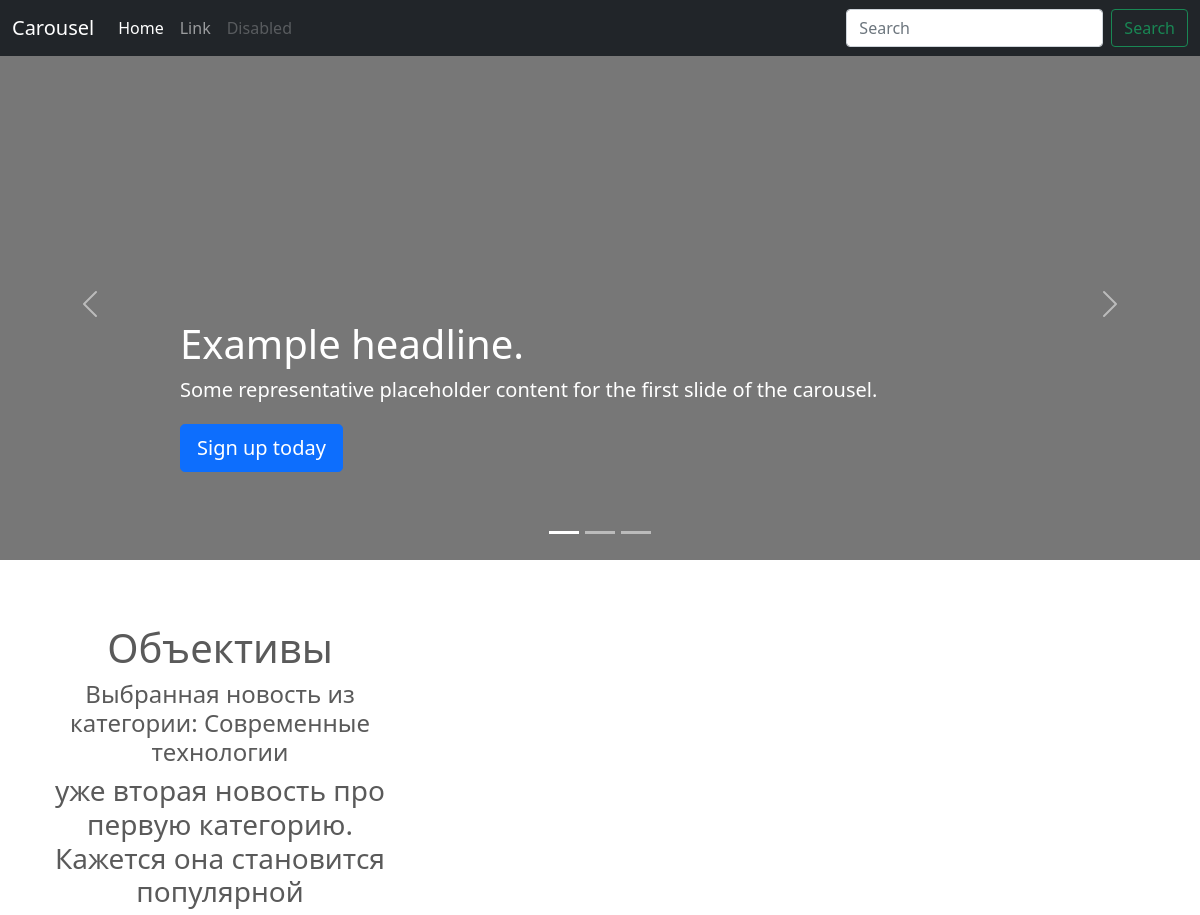
The page /news/news_item/2/ (upper part) on the database as committed earlier.
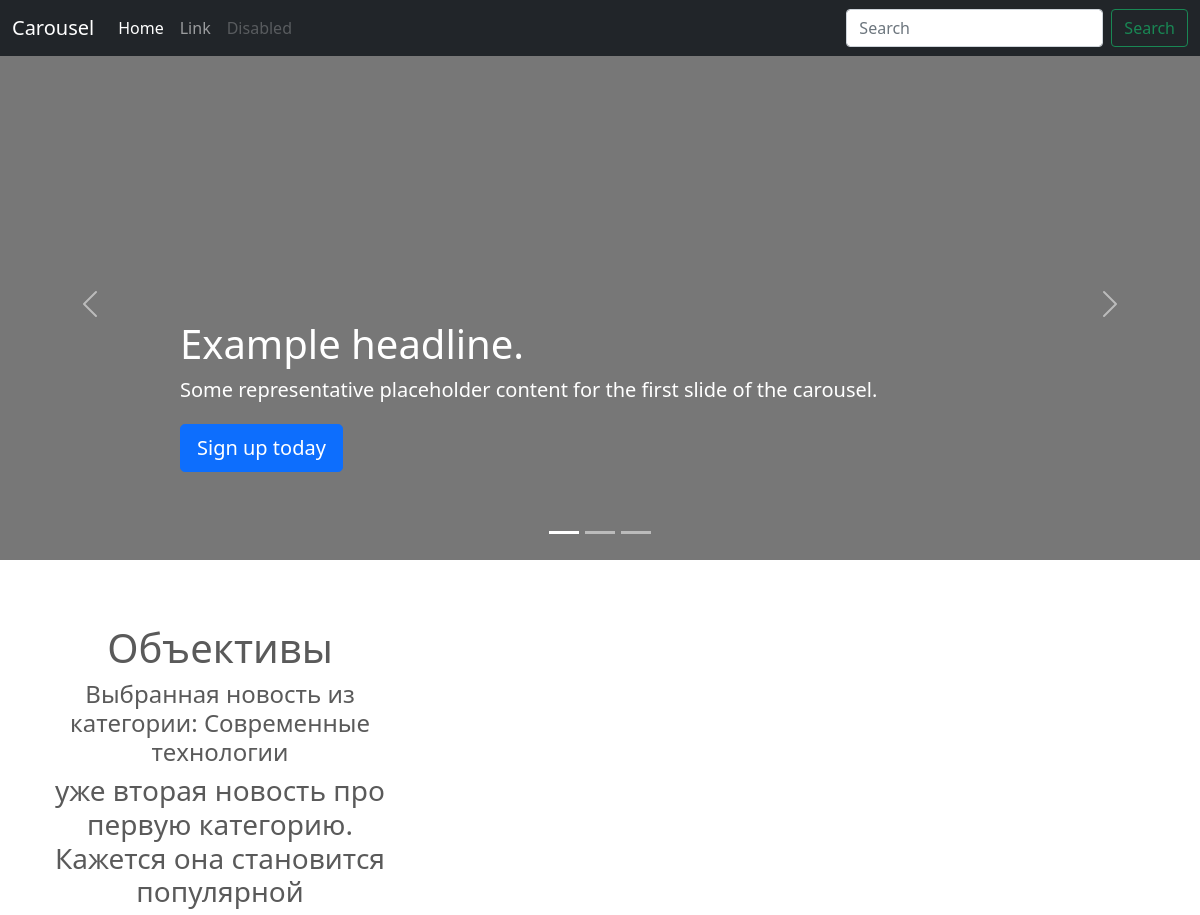
The same page on the database as committed later.
### news/models.py (models this page shows, shortened)
class News (models.Model):
    title = models.CharField(max_length=150, verbose_name='Заголовок')
    category = models.ForeignKey(Category, on_delete=models.CASCADE, verbose_name='Категория новости')
    intro = models.TextField(verbose_name='Введение')
    body = models.TextField(verbose_name='Новость')
    image = models.ImageField(upload_to='news/', verbose_name='Картинка')
    created_at = models.DateTimeField(verbose_name='Дата создания', auto_now_add=True)
    publish_at = models.DateTimeField(verbose_name='Дата публикации')
    is_active = models.BooleanField(default=True)
    class Meta:
        verbose_name = 'новость'
        verbose_name_plural = 'новости'

class Category(models.Model):
    title = models.CharField(max_length=150, verbose_name='Название категории новостей')
    is_active =  models.BooleanField(default=True, verbose_name='Отображать')
    class Meta:
        verbose_name = 'категорию'
        verbose_name_plural = 'категории'

### news/views.py (the view)
# urls.py: path('news_item/<pk>/', news_views.news_item, name='news_item'),
def news_item(request, pk):
    item = News.objects.get(pk=pk)
    context = {
        'item': item,
        'categoris': Category.objects.all()
    }
    return render(request, 'news/news_item.html', context)

### news/templates/news/news_item.html (shortened to what this page needs)
{% load static %}
<!doctype html>
<html lang="en">
<head>
    <link href="{% static 'css/bootstrap.min.css' %}" rel="stylesheet">
    <link href="carousel.css" rel="stylesheet">
</head>
<body>
<header>
    <nav class="navbar navbar-expand-md navbar-dark fixed-top bg-dark">
        <div class="container-fluid">
            <a class="navbar-brand" href="#">Carousel</a>
            <div class="collapse navbar-collapse" id="navbarCollapse">
                <ul class="navbar-nav me-auto mb-2 mb-md-0">
                    <li class="nav-item">
                        <a class="nav-link active" aria-current="page" href="#">Home</a>
                    </li>
                    <li class="nav-item">
                        <a class="nav-link" href="#">Link</a>
                    </li>
                    <li class="nav-item">
                        <a class="nav-link disabled" href="#" tabindex="-1" aria-disabled="true">Disabled</a>
                    </li>
                </ul>
                <form class="d-flex">
                    <input class="form-control me-2" type="search" placeholder="Search" aria-label="Search">
                    <button class="btn btn-outline-success" type="submit">Search</button>
                </form>
            </div>
        </div>
    </nav>
</header>
<main>
    <div id="myCarousel" class="carousel slide" data-bs-ride="carousel">
        <div class="carousel-indicators">
            <button type="button" data-bs-target="#myCarousel" data-bs-slide-to="0" class="active" aria-current="true"
                    aria-label="Slide 1"></button>
            <button type="button" data-bs-target="#myCarousel" data-bs-slide-to="1" aria-label="Slide 2"></button>
            <button type="button" data-bs-target="#myCarousel" data-bs-slide-to="2" aria-label="Slide 3"></button>
        </div>
        <div class="carousel-inner">
            <div class="carousel-item active">
                <svg class="bd-placeholder-img" width="100%" height="100%" xmlns="http://www.w3.org/2000/svg"
                     aria-hidden="true" preserveAspectRatio="xMidYMid slice" focusable="false">
                    <rect width="100%" height="100%" fill="#777"/>
                </svg>
                <div class="container">
                    <div class="carousel-caption text-start">
                        <h1>Example headline.</h1>
                        <p>Some representative placeholder content for the first slide of the carousel.</p>
                        <p><a class="btn btn-lg btn-primary" href="#">Sign up today</a></p>
                    </div>
                </div>
            </div>
        </div>
        <button class="carousel-control-prev" type="button" data-bs-target="#myCarousel" data-bs-slide="prev">
            <span class="carousel-control-prev-icon" aria-hidden="true"></span>
        </button>
        <button class="carousel-control-next" type="button" data-bs-target="#myCarousel" data-bs-slide="next">
            <span class="carousel-control-next-icon" aria-hidden="true"></span>
        </button>
    </div>
    <div class="container marketing">
        <div class="row">
            <div class="col-lg-4">
                    <h1>{{ item.title }}</h1>
                    <h4>Выбранная новость из категории: {{ item.category.title }}</h4>
                    <h3>{{ item.body }}</h3>
            </div>
        </div>
    </div>
</main>
</body>
</html>

Rows that differ between the two databases and show on the page:
changed News "Объективы": category "Современные технологии" → "Cовременные технологии"
